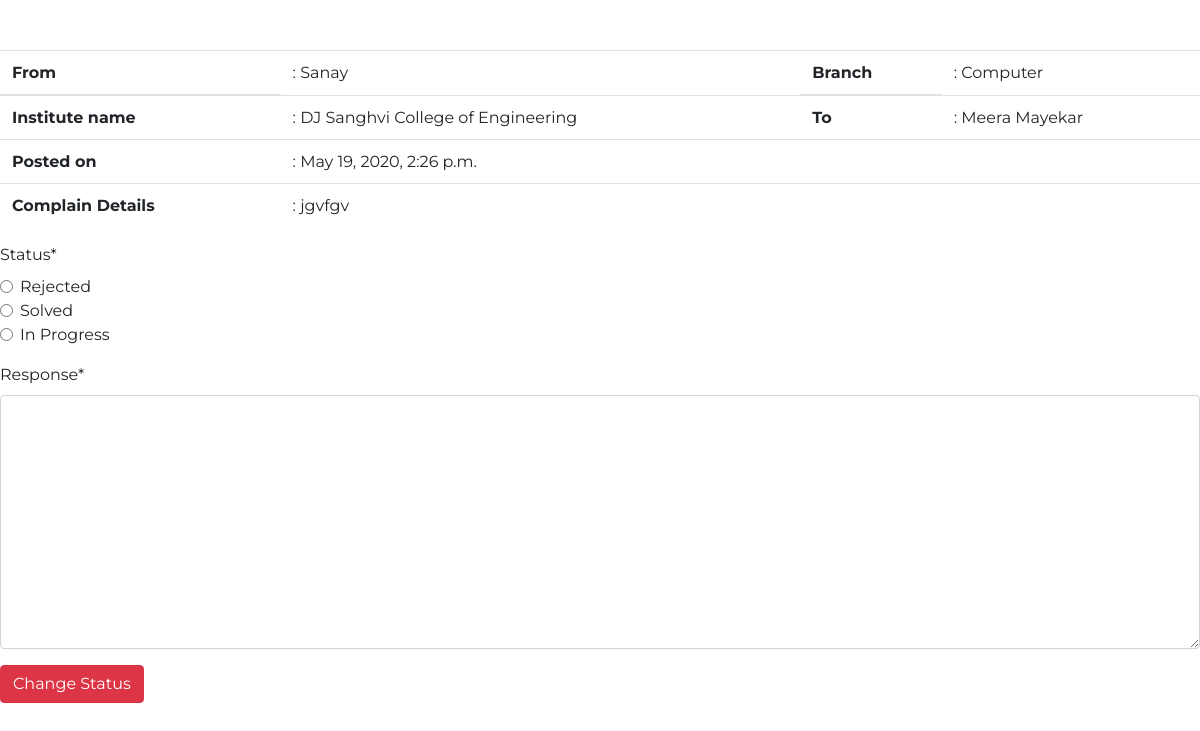
/complainview/22/ (signed in), run on an earlier commit of the app's database.
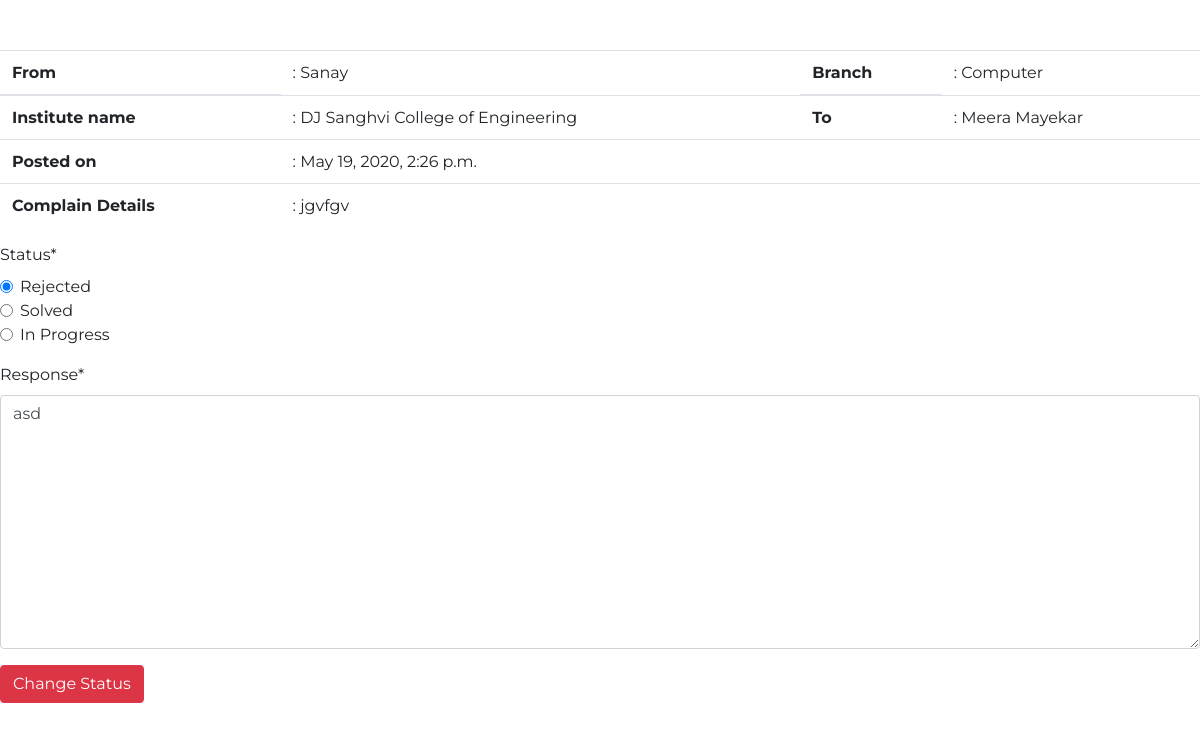
And on a later commit of the database.
### grievance/models.py (models this page shows, shortened)
class Complain(models.Model):
    college_choices=(
        ('DJ Sanghvi College of Engineering','DJ Sanghvi College of Engineering'),
        ('KJ Somaiya College of Engineering','KJ Somaiya College of Engineering'),
        ('Thadomal Sahani College of Engineering','Thadomal Sahani College of Engineering'),
        ('Thakur College of Engineering','Thakur College of Engineering'),
        ('Atharva College of Engineering','Atharva College of Engineering'),
        ('Sardar Patel College of Engineering','Sardar Patel College of Engineering'),
        ('VJTI College of Engineering','VJTI College of Engineering'),
    )
    branch_choices=(
        ('Computer','Computer'),
        ('IT','IT'),
        ('EXTC','EXTC'),
        ('ELEX','ELEX'),
        ('Chemical','Chemical'),
        ('Production','Production'),
        ('Bio Med','Bio Med')
    )
    status_choices = {
        ('Pending', 'Pending'),
        ('In Progress', 'In Progress'),
        ('Viewed', 'Viewed'),
        ('Solved', 'Solved'),
        ('Rejected', 'Rejected')
    }
    related_to_choices={
        ('Management', 'Management'),
        ('Faculty', 'Faculty'),
        ('Security', 'Security'),
        ('Library', 'Library'),
        ('Canteen', 'Canteen')
    }
    complain_heading=models.CharField(max_length=300,default='')
    complain_content=models.TextField()
    receiver=models.ForeignKey(Admin,on_delete=models.CASCADE, null = True)
    sender=models.ForeignKey(Student,on_delete=models.CASCADE, null = True)
    college=models.CharField(max_length=300,default='',choices=college_choices)
    branch=models.CharField(max_length=300,blank='true', null='true',choices=branch_choices)
    date_posted =models.DateTimeField(default=timezone.now, null = True)
    date_resolved = models.CharField(default='', max_length = 40, null = True)
    status = models.CharField(choices = status_choices, default='Pending', max_length = 20)
    response = models.TextField(default='')
    related_to = models.CharField(choices = related_to_choices, default='', max_length = 20, verbose_name = 'Complain Related to')
    transfer = models.BooleanField(default=False)
    likes=models.ManyToManyField(User,related_name='complain')
    class Meta:
        ordering=['-date_posted']

class Student(models.Model):
    college_choices=(
        ('DJ Sanghvi College of Engineering','DJ Sanghvi College of Engineering'),
        ('KJ Somaiya College of Engineering','KJ Somaiya College of Engineering'),
        ('Thadomal Sahani College of Engineering','Thadomal Sahani College of Engineering'),
        ('Thakur College of Engineering','Thakur College of Engineering'),
        ('Atharva College of Engineering','Atharva College of Engineering'),
        ('Sardar Patel College of Engineering','Sardar Patel College of Engineering'),
        ('VJTI College of Engineering','VJTI College of Engineering'),
    )
    branch_choices=(
        ('Computer','Computer'),
        ('IT','IT'),
        ('EXTC','EXTC'),
        ('ELEX','ELEX'),
        ('Chemical','Chemical'),
        ('Production','Production'),
        ('Bio Med','Bio Med'),
    )
    user = models.OneToOneField(User,on_delete=models.CASCADE,default='')
    college=models.CharField(max_length=300,default='',choices=college_choices)
    branch=models.CharField(max_length=300,default='',choices=branch_choices)
    image = models.ImageField(upload_to='profile_pics', default='profile_pics/default.jpg', verbose_name='Profile Picture')

class Admin(models.Model):
    college_choices=(
        ('DJ Sanghvi College of Engineering','DJ Sanghvi College of Engineering'),
        ('KJ Somaiya College of Engineering','KJ Somaiya College of Engineering'),
        ('Thadomal Sahani College of Engineering','Thadomal Sahani College of Engineering'),
        ('Thakur College of Engineering','Thakur College of Engineering'),
        ('Atharva College of Engineering','Atharva College of Engineering'),
        ('Sardar Patel College of Engineering','Sardar Patel College of Engineering'),
        ('VJTI College of Engineering','VJTI College of Engineering'),
    )
    branch_choices=(
        ('Computer','Computer'),
        ('IT','IT'),
        ('EXTC','EXTC'),
        ('ELEX','ELEX'),
        ('Chemical','Chemical'),
        ('Production','Production'),
        ('Bio Med','Bio Med')
    )
    designation_choices = {
        ('Principal', 'Principal'),
        ('Vice-Principal', 'Vice-Principal'),
        ('HOD', 'HOD'),
        ('Senior Librarian', 'Senior Librarian'),
        ('Security Head', 'Security Head'),
        ('Canteen Owner', 'Canteen Owner')
    }
    user = models.OneToOneField(User,default='',on_delete=models.CASCADE)
    college=models.CharField(max_length=300,default='',choices=college_choices)
    branch=models.CharField(max_length=300, blank='true',null='true',choices=branch_choices)
    designation = models.CharField(max_length=20, default='', choices=designation_choices)

### grievance/decorators.py (the view)
    def wrapper_func(request, *args, **kwargs):
        profile = Admin.objects.filter(user = request.user).count()
        if profile == 0:
            return redirect('adminProfile')
        else:
            return view_func(request, *args, **kwargs)

### grievance/forms.py
class ChangeStatusForm(ModelForm):
    status_choices = {
        ('Solved', 'Solved'),
        ('In Progress', 'In Progress'),
        ('Rejected', 'Rejected')
    }
    status = forms.ChoiceField(widget=forms.RadioSelect, choices=status_choices)
    class Meta:
        model = Complain
        fields=['status','response']

### grievance/views.py (called while the page is built)
@login_required(login_url='/login/admins/')
@admin_required
@adminprofile_required
def complainview(request,cid):
    complain = Complain.objects.get(id = cid)
    status = complain.status
    if request.method == 'POST':
        form = ChangeStatusForm(request.POST, instance=complain)
        instance = form.save(commit=False)
        complain.status = instance.status
        complain.save()
        messages.info(request, f'Status changed successfully!')
        return redirect('admindashboard')
    else:
        form = ChangeStatusForm(instance=complain)
    return render(request, 'grievance/complainview.html', {'form':form, 'c':complain})

### grievance/templates/grievance/complainview.html (shortened to what this page needs)
{% extends 'grievance/base.html' %}
{% load crispy_forms_tags %}
{% block content %}
<div class="content">
    <table class="table table-borderless" style='margin-top: 50px'>
  <thead>
    <tr>
      <th scope="col">From</th>
      <td scope="col">: {{c.sender.user.first_name}} {{c.sender.user.lasst_name}}</td>
      <th scope="col">Branch</th>
      <td scope='col'>: {{c.sender.branch}}</td>
    </tr>
  </thead>
  <tbody>
    <tr>
      <th>Institute name</th>
      <td>: {{c.sender.college}}</td>
      <th>To</th>
      <td>: {{c.receiver.user.first_name}} {{c.receiver.user.last_name}}</td>
    </tr>
    <tr>
      <th scope="row">Posted on</th>
      <td scope="row" colspan='3'>: {{c.date_posted}}</td>
    </tr>
    <tr>
        <th>Complain Details</th>
        <td colspan="3">: {{c.complain_content}}</td>
    </tr>
  </tbody>
</table>
    <form method='POST'>
        {{form|crispy}}
        <button type="submit" class="btn btn-danger">Change Status</button>
    </form>
</div>
{% endblock content %}

What changed in the data, as far as the page shows it:
changed Complain "jgvfgv": status "☐ Rejected ☐ Solved ☐ In Progress" → "☑ Rejected ☐ Solved ☐ In Progress"; response (not shown) → "asd"
